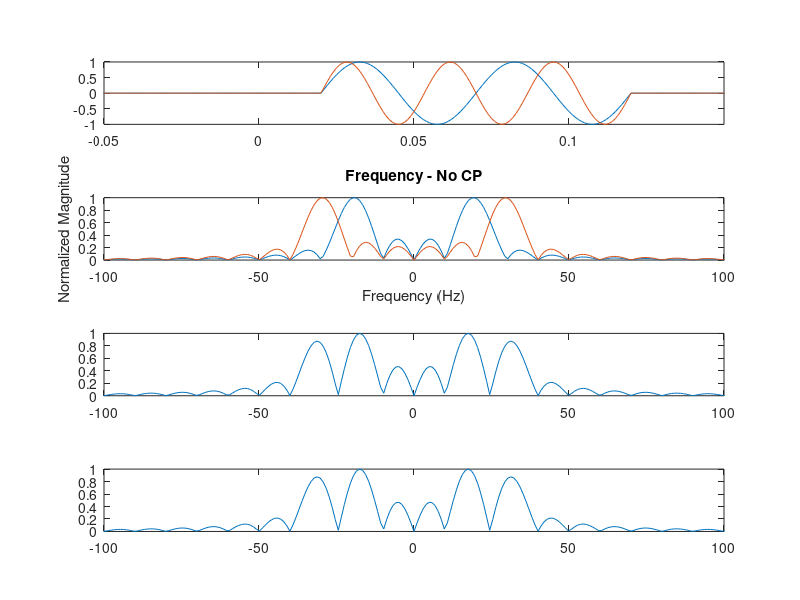
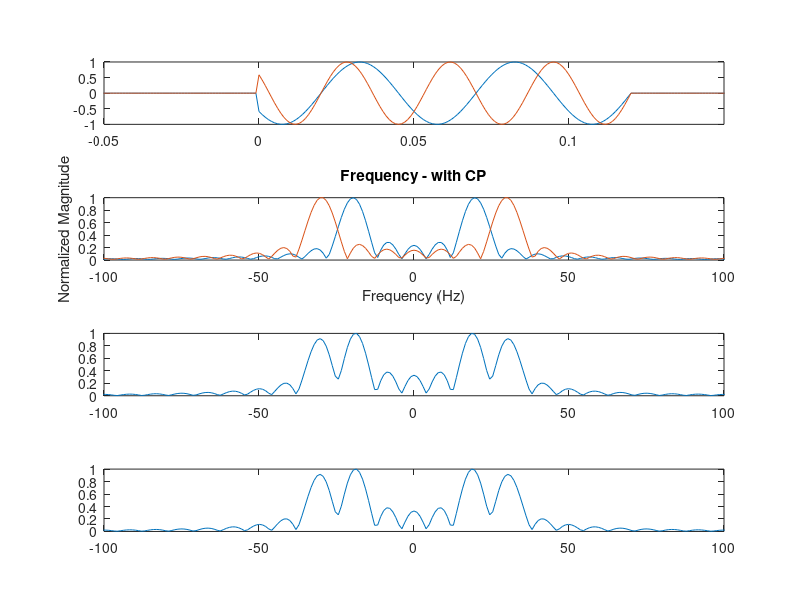

Source code (MATLAB) for these figures, in order:
clc;
clear;
close all;

% 定义时域样本点数量和采样间隔
N = 1024; % 样本数量
T = 1/1000; % 采样间隔，对应1000Hz的采样频率


%% 创建时域矩形信号 (boxcar function)
t = (-N/2:N/2-1)*T; % 时域坐标（考虑到对称性和0频分量位置）
rect_width = 100*T; % 矩形信号的宽度，例如100个采样间隔
rect_win = double(abs(t) < rect_width/2); % 生成矩形波形
% use 20 dot for cp.
rect_win = circshift(rect_win, 70);
% plot(t, rect_win);
rect_win2 = circshift(rect_win, 100);

% 对 sin 函数加矩形窗
f = 20;
rect_sin_signal1 = sin((t-0.02)*f*2*pi).*rect_win;
rect_sin_signal2 = sin((t-0.02)*1.5*f*2*pi).*rect_win;

%% 不加 CP 时
figure(1);
subplot(4,1,1);
plot(t, rect_sin_signal1);
hold on;
plot(t, rect_sin_signal2);
xlim([-0.05,0.15]);

% 使用FFT将时域信号转换到频域
X_rect_sin1 = fft(rect_sin_signal1); % 进行FFT
X_rect_sin_shifted1 = fftshift(X_rect_sin1); % 频域信号以0Hz为中心（将直流分量移到中央）
X_rect_sin2 = fft(rect_sin_signal2); % 进行FFT
X_rect_sin_shifted2 = fftshift(X_rect_sin2); % 频域信号以0Hz为中心（将直流分量移到中央）

% 绘制频域信号
subplot(4,1,2);
Xf = (-N/2:N/2-1)*(1/(T*N)); % 频率坐标
plot(Xf, abs(X_rect_sin_shifted1) / max(abs(X_rect_sin_shifted1))); % 取模并正规化至0至1
hold on;
plot(Xf, abs(X_rect_sin_shifted2) / max(abs(X_rect_sin_shifted2))); % 取模并正规化至0至1

title('Frequency - No CP');
xlabel('Frequency (Hz)');
ylabel('Normalized Magnitude');
xlim([-100, 100]);

subplot(4,1,3);
rect_sin_signal = rect_sin_signal1 + rect_sin_signal2;
X_rect_sin = fft(rect_sin_signal); % 进行FFT
X_rect_sin_shifted = fftshift(X_rect_sin); % 频域信号以0Hz为中心（将直流分量移到中央）
Xf = (-N/2:N/2-1)*(1/(T*N)); % 频率坐标
plot(Xf, abs(X_rect_sin_shifted) / max(abs(X_rect_sin_shifted))); % 取模并正规化至0至1
xlim([-100, 100]);

subplot(4,1,4);
X = X_rect_sin_shifted1 + X_rect_sin_shifted2;
Xf = (-N/2:N/2-1)*(1/(T*N)); % 频率坐标
temp = abs(X)/max(abs(X));
plot(Xf, abs(X) / max(abs(X))); % 取模并正规化至0至1
xlim([-100, 100]);

%% 加 CP 时
add_cp_signal1 = rect_sin_signal1;
add_cp_signal1(513:532) = rect_sin_signal1(613:632);
add_cp_signal2 = rect_sin_signal2;
add_cp_signal2(513:532) = rect_sin_signal2(613:632);

figure(2);
subplot(4,1,1);
plot(t, add_cp_signal1);
hold on;
plot(t, add_cp_signal2);
xlim([-0.05,0.15]);

% 使用FFT将时域信号转换到频域
X_cp1 = fft(add_cp_signal1); % 进行FFT
X_cp_shifted1 = fftshift(X_cp1); % 频域信号以0Hz为中心（将直流分量移到中央）
X_cp2 = fft(add_cp_signal2); % 进行FFT
X_cp_shifted2 = fftshift(X_cp2); % 频域信号以0Hz为中心（将直流分量移到中央）

% 绘制频域信号
subplot(4,1,2);
Xf = (-N/2:N/2-1)*(1/(T*N)); % 频率坐标
plot(Xf, abs(X_cp_shifted1) / max(abs(X_cp_shifted1))); % 取模并正规化至0至1
hold on;
Xf = (-N/2:N/2-1)*(1/(T*N)); % 频率坐标
plot(Xf, abs(X_cp_shifted2) / max(abs(X_cp_shifted2))); % 取模并正规化至0至1
title('Frequency - with CP');
xlabel('Frequency (Hz)');
ylabel('Normalized Magnitude');
xlim([-100, 100]);

subplot(4,1,3);
add_cp_signal = add_cp_signal1 + add_cp_signal2;
X_cp = fft(add_cp_signal); % 进行FFT
X_cp_shifted = fftshift(X_cp); % 频域信号以0Hz为中心（将直流分量移到中央）
Xf = (-N/2:N/2-1)*(1/(T*N)); % 频率坐标
plot(Xf, abs(X_cp_shifted) / max(abs(X_cp_shifted))); % 取模并正规化至0至1
xlim([-100, 100]);

subplot(4,1,4);
X2 = X_cp_shifted1 + X_cp_shifted2;
Xf = (-N/2:N/2-1)*(1/(T*N)); % 频率坐标
plot(Xf, abs(X2) / max(abs(X2))); % 取模并正规化至0至1
xlim([-100, 100]);
